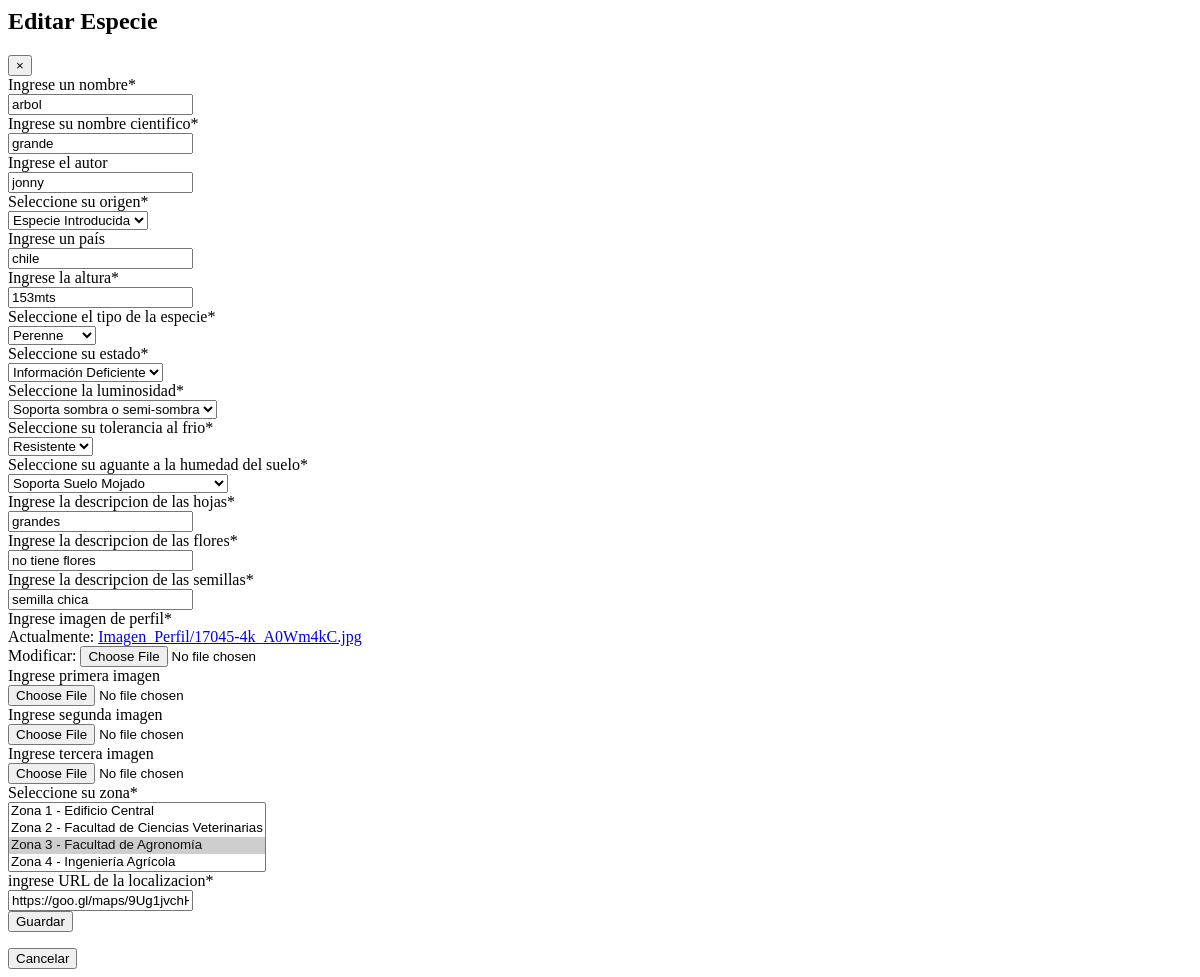
Before: /flora/modificar/especie/8 (signed in) with the older database file.
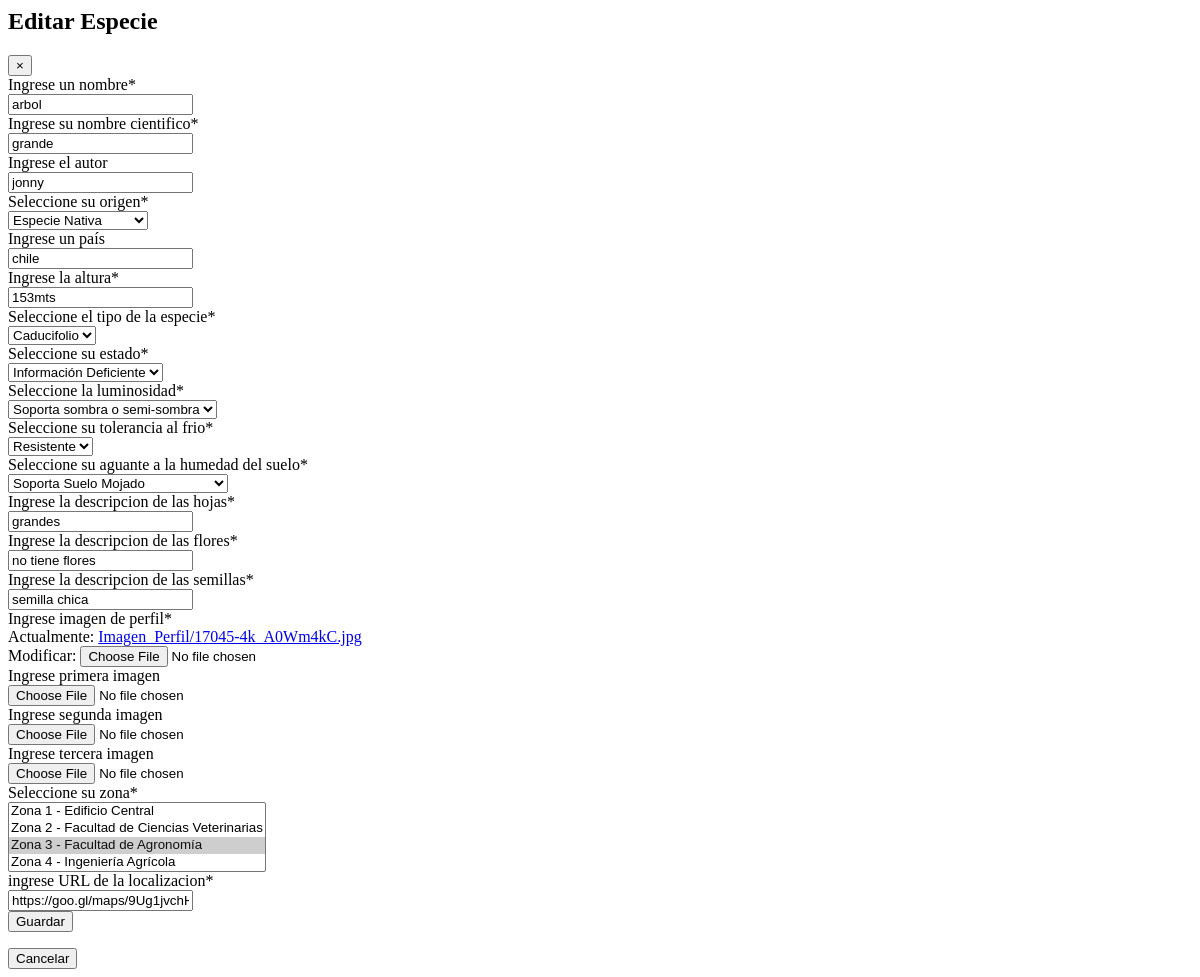
After: the same page with the newer database file.
### flora/models.py (models this page shows, shortened)
class Especie(models.Model):
    Nombre = models.CharField(max_length=20, blank=False, null=False, default='')
    Nombre_Cientifico = models.CharField(max_length=50, blank=False, null=False, default='')
    Autor = models.CharField(max_length=20, blank=True, null=True, default='')
    Origen = models.ForeignKey(to='flora.Origen', on_delete=models.CASCADE, default='')
    Pais = models.CharField(max_length=35, blank=True, null=True, default='')
    Altura = models.CharField(max_length=10, blank=False, null=False, default='')
    Tipo = models.ForeignKey(to='flora.Tipo', on_delete=models.CASCADE, default='')
    Estado = models.ForeignKey(to='flora.Estado', on_delete=models.CASCADE, default='')
    Luminosidad = models.ForeignKey(to='flora.Luminosidad', on_delete=models.CASCADE, default='')
    Tolerancia_Frio = models.ForeignKey(to='flora.Tolerancia_Frio', on_delete=models.CASCADE, default='')
    Humedad_Suelo = models.ForeignKey(to='flora.Humedad_Suelo', on_delete=models.CASCADE, default='')
    Hojas = models.CharField(max_length=50, blank=False, null=False, default='')
    Flores = models.CharField(max_length=50, blank=False, null=False, default='')
    Semillas = models.CharField(max_length=50, blank=False, null=False, default='')
    Imagen_Perfil = models.ImageField(upload_to="Imagen_Perfil", null=True, default='')
    Imagen1 = models.ImageField(upload_to="Imagenes", blank=True, null=True, default='')
    Imagen2 = models.ImageField(upload_to="Imagenes", blank=True, null=True, default='')
    Imagen3 = models.ImageField(upload_to="Imagenes", blank=True, null=True, default='')
    Zona = models.ManyToManyField(to='flora.Zona',through='flora.Ubicacion')
    QR = models.UUIDField(default=uuid.uuid4, unique=True, max_length=50)
    qr_code = models.ImageField(upload_to="qr_codes", blank=True, null=True, default='')
    Localizacion = models.CharField(max_length=900, blank=False, null=False, default='')

class Origen(models.Model):
    Nombre = models.CharField(max_length=20, blank=False)
    def __str__(self):
        return self.Nombre

class Tipo(models.Model):
    Nombre = models.CharField(max_length=20, blank=False)
    def __str__(self):
        return self.Nombre

class Estado(models.Model):
    Nombre = models.CharField(max_length=40, blank=False)
    def __str__(self):
        return self.Nombre

### flora/views.py (the view)
# urls.py: path('modificar/especie/<int:pk>', login_required (views.ModificarEspecie.as_view()), name='modificar_especie'),
class ModificarEspecie(UpdateView):
        model = Especie
        template_name = 'modificar_especie.html'
        form_class = FormularioEspecie
        success_url = reverse_lazy('mostrar_especie')

### flora/models.py (called while the page is built)
    def __str__(self):
        return self.Nombre

    def __str__(self):
        return self.Nombre

    def __str__(self):
        return self.Nombre

    def __str__(self):
        return self.Nombre

### flora/templates/modificar_especie.html (shortened to what this page needs)
{% load crispy_forms_filters %}
<div class="modal-dialog modal-lg" role="document">
    <div class="modal-content">
        <div class="modal-header">
            <h2 class="modal-title">Editar Especie</h2>
            <button class="close" type="button" data-dismiss="modal" aria-label="Cerrar"><span aria-hidden="true">&times;</span></button>
        </div>
        <div class="modal-body">
            <form method="post" enctype="multipart/form-data" action="{% url 'modificar_especie' object.id %}">
                {{ form | crispy }}
                <button class="btn btn-success" type="submit">Guardar</button>
            </form>
        </div>
        <div class="modal-footer">
            <button class="btn btn-danger" type="button" data-dismiss="modal">Cancelar</button>
        </div>
    </div>
</div>

Changed rows visible on the page:
changed Especie "grande": Origen "Especie Introducida" → "Especie Nativa"; Tipo "Perenne" → "Caducifolio"
